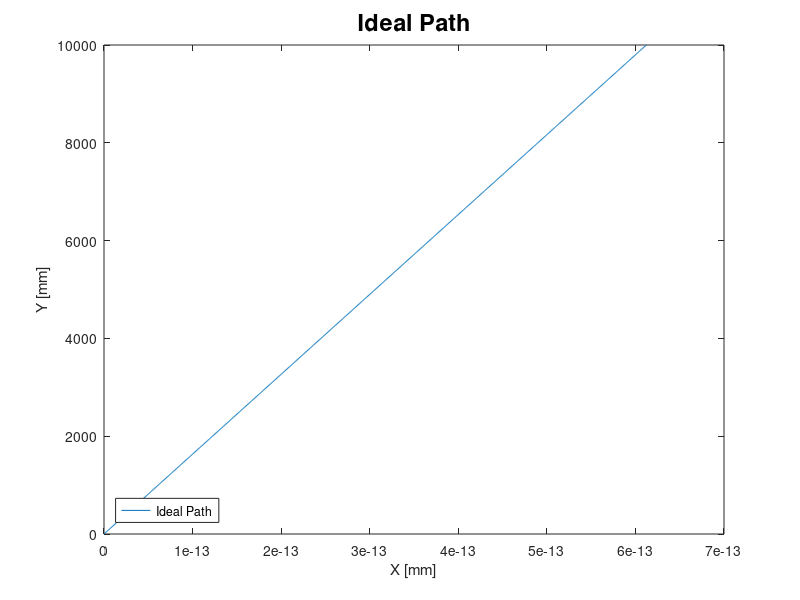
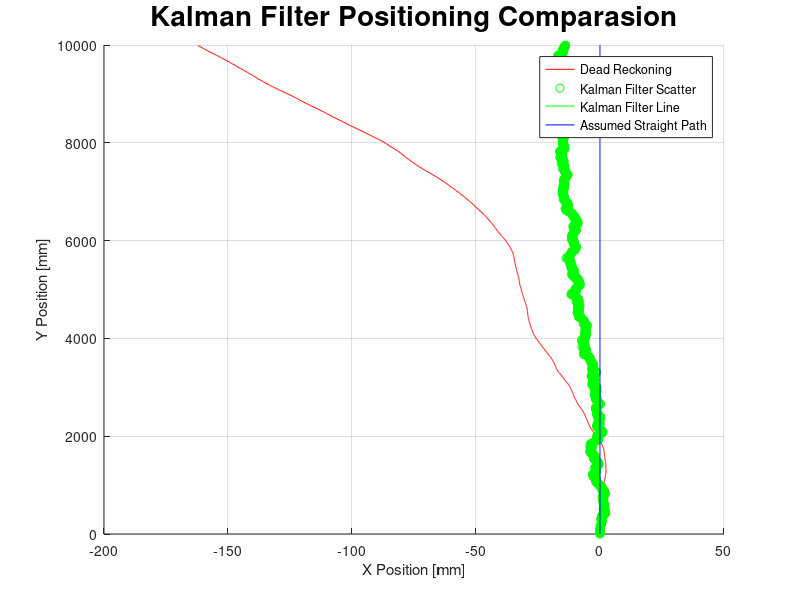
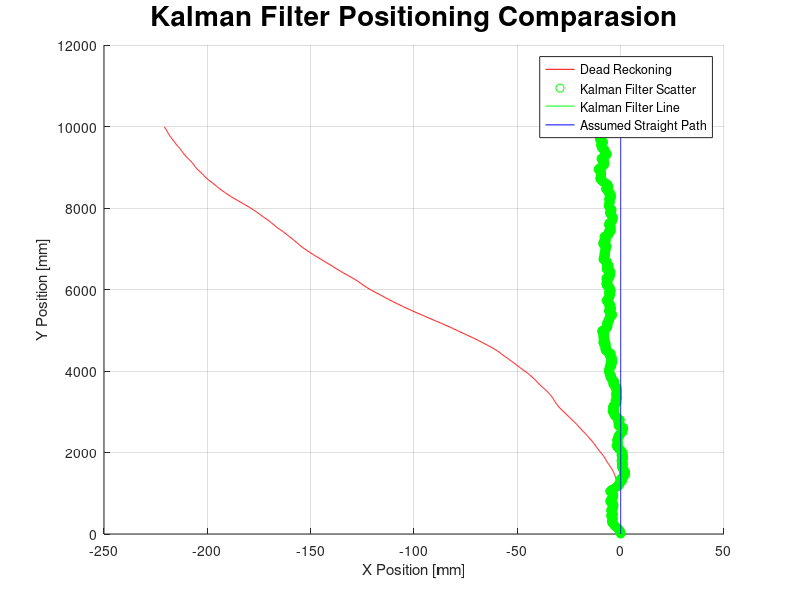
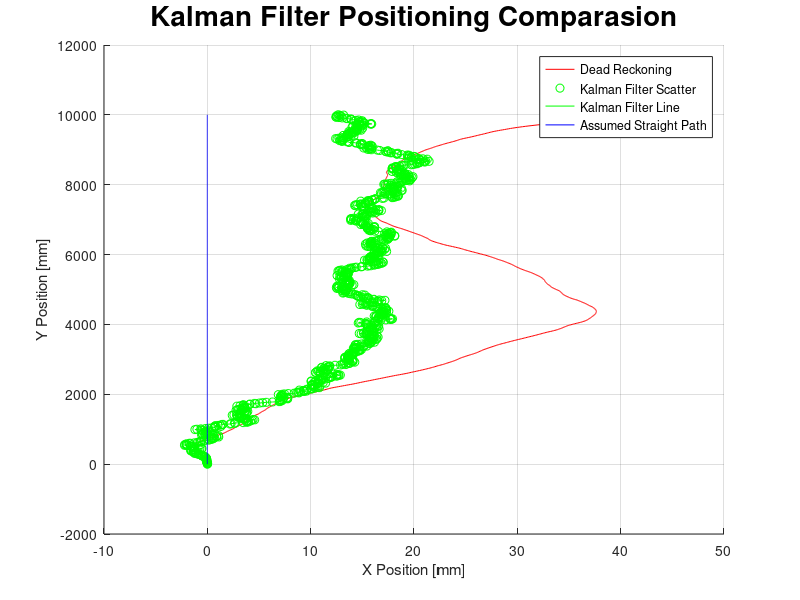

These figures' MATLAB source, in order:
%% Marvelmind iGPS Encoder Kalman Fliter

close all
clear all

%% Variables
l = 50;                     % Wheel base
r = 10;                     % Wheel radius
C = 2*pi*r;                 % Wheel circumference
v = 100;                    % 20mm/s max linear velocity
w = 2*v/l;                  % Angular speed when rotating
fs_IMU = 5 ;                % 5 Hz  
fs_enc = 10;                % 10 Hz  
dtEnc = 1/fs_enc;           % Encoder timestep
encVar = 0.5;               % Encoder Variance
sim_length = 10000;         % Straight line length
t_len = sim_length/v;       % Time moving 

gyroThetaVar = 2*pi/180;    % Variance of Gyroscope measurment

X0 = 0;
Y0 = 0;
Theta0 = 90*pi/180;


%% Functions 
% Velocity
theta_dot_v = @(vr, vl) (1/l)*(vr - vl)*dtEnc;
X_dot_v = @(vr, vl, theta) (vr/2 + vl/2)*cos(theta + (theta_dot_v(vr, vl)/2))*dtEnc; 
Y_dot_v = @(vr, vl, theta) (vr/2 + vl/2)*sin(theta + (theta_dot_v(vr, vl)/2))*dtEnc;

%X_dot_v = @(vr, vl, theta) (vr/2 + vl/2)*cos(theta)*dtEnc; 
%Y_dot_v = @(vr, vl, theta) (vr/2 + vl/2)*sin(theta)*dtEnc;

enc_noise = @(encVar) sqrt(encVar)*randn(1);


%% Initialise 
X = X0;
Y = Y0;
Theta = Theta0;


%% Simulate and Plot Ideal Data
count = 1;
XIdeal(count,:) = X;
YIdeal(count,:) = Y;
ThetaIdeal(count,:) = Theta0;
%% Generate Simulated Robot Wheel Speeds

while Y < sim_length
    
    count = count + 1;
    Y = Y + Y_dot_v(v, v, Theta0);
    X = X + X_dot_v(v, v, Theta0);
    XIdeal(count,:) = X;
    YIdeal(count,:) = Y;
    ThetaIdeal(count,:) = Theta0;
    speeds(count,:) = [v v];
        
end

figure(1)
plot(XIdeal,YIdeal)
%axis equal
xlabel('X [mm]')
ylabel('Y [mm]')
title('Ideal Path','fontsize',17)
legend('Ideal Path','location','southwest')




for ii=1:10
%% Dead Reckoning

for j = 1: length(speeds)
    encError(j,1) = enc_noise(encVar);
    encError(j,2) = enc_noise(encVar);
end

lwv_e = (speeds(:,2) + encError(:,2));
rwv_e = (speeds(:,1) + encError(:,1));

% Reinitialise and Plot
xt = X0;
yt = Y0;
theta = Theta0;

figure
%axis equal
%% Simulate Measurements and Encoder Data

for jj = 1:length(rwv_e)
    pose_noise_v(jj,1:4) = [xt, yt, 0, theta];
    
    xt = pose_noise_v(jj,1) + X_dot_v(rwv_e(jj),lwv_e(jj), pose_noise_v(jj,4)); 
    yt = pose_noise_v(jj,2) + Y_dot_v(rwv_e(jj),lwv_e(jj), pose_noise_v(jj,4)); 
    theta = pose_noise_v(jj,4) + (theta_dot_v(rwv_e(jj), lwv_e(jj))/2);
    thetaGyroMeas(jj) = Theta0 + randn(1)*gyroThetaVar; 
end

% plot(XIdeal, YIdeal,pose_noise_v(:,1), pose_noise_v(:,2), 'linewidth',2)
% xlabel('X [mm]')
% ylabel('Y [mm]')
% %axis equal
% title('Ideal Path and Encoder Dead Reckoning','fontsize',17)
% legend('Ideal Path','Dead Reckoning','location','southwest')


thetaGyroMeas = thetaGyroMeas';

%% EKF

R = [gyroThetaVar^2]; 
    
V = eye(1);

Q = [encVar^2 0
    0   encVar^2];
  
P_ini = zeros(4,4);
P = P_ini;
X_kal = zeros(length(pose_noise_v),4);

% Initial Guess of State

X_hat_prev = [X0, Y0, 0, Theta0]; 

X_hat_minus_plot = zeros(length(pose_noise_v),4);

X_hat_prev(1) = X0;
X_hat_prev(2) = Y0;
X_hat_prev(3) = 0;
X_hat_prev(4) = Theta0;

X_kal = zeros(length(rwv_e),4);

X_kal(1,1:4) = [X_hat_prev(1) X_hat_prev(2) X_hat_prev(3) X_hat_prev(4)];  
    
for i = 1:length(rwv_e)
      
       
    X_hat_minus = [X_hat_prev(1) + X_dot_v(rwv_e(i),lwv_e(i),X_hat_prev(4))
                   X_hat_prev(2) + Y_dot_v(rwv_e(i),lwv_e(i),X_hat_prev(4))
                   X_hat_prev(3)
                   X_hat_prev(4) + theta_dot_v(rwv_e(i),lwv_e(i))   ];
    

    
    A = [1  0   0   -(dtEnc/2)*(rwv_e(i) + lwv_e(i))*sin(X_hat_prev(4))
        0   1   0  (dtEnc/2)*(rwv_e(i) + lwv_e(i))*cos(X_hat_prev(4))
        0   0   1   0
        0   0   0   1];
    
    W = [(dtEnc/2)*cos(X_hat_prev(4))  (dtEnc/2)*cos(X_hat_prev(4))
        (dtEnc/2)*sin(X_hat_prev(4)) (dtEnc/2)*sin(X_hat_prev(4))
        0   0
        ( dtEnc/l)     (dtEnc/l)];
      
    
    % Measurment Jacobian
    H = [   0 0 0 1   ];
    
        
    z = [thetaGyroMeas(i)]; % Use the previous X position
         

  
    
    h_0 = H*X_hat_minus; %% from online presentation???
    
   % Kalman Filter Implimentation
     
   P = A*P*A' + W*Q*W'; 
  
   K = P*H'*inv(H*P*H' + V*R*V'); %%%%%
   
   %EKF Correction
   X_hat = X_hat_minus  + K*(z - h_0);
   
   X_kal(i,1:4) = X_hat(1:4)';
   
   P = (eye(4)-K*H)*P; 
   
   X_hat_prev = X_hat;

    
end

figure(ii+1)
hold on
plot(pose_noise_v(:,1), pose_noise_v(:,2),'r')
scatter(X_kal(:,1),X_kal(:,2),'g')
plot(X_kal(:,1),X_kal(:,2),'g')
plot(XIdeal, YIdeal,'b')

title('Kalman Filter Positioning Comparasion','FontSize', 20)
xlabel('X Position [mm]')
ylabel('Y Position [mm]')
legend('Dead Reckoning','Kalman Filter Scatter','Kalman Filter Line','Assumed Straight Path','GPS Measurment','Bestoutside', 'Location', 'northeast')
hold off

grid on
pause(0.1)
end